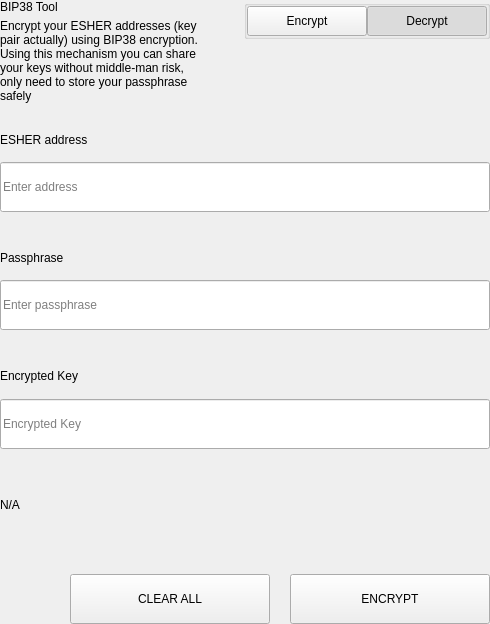
<?xml version="1.0" encoding="UTF-8"?>
<ui version="4.0">
 <class>SettingsBitToolWidget</class>
 <widget class="QWidget" name="SettingsBitToolWidget">
  <property name="geometry">
   <rect>
    <x>0</x>
    <y>0</y>
    <width>490</width>
    <height>624</height>
   </rect>
  </property>
  <property name="windowTitle">
   <string>Form</string>
  </property>
  <layout class="QVBoxLayout" name="verticalLayout">
   <property name="spacing">
    <number>0</number>
   </property>
   <property name="leftMargin">
    <number>0</number>
   </property>
   <property name="topMargin">
    <number>0</number>
   </property>
   <property name="rightMargin">
    <number>0</number>
   </property>
   <property name="bottomMargin">
    <number>0</number>
   </property>
   <item>
    <widget class="QWidget" name="left" native="true">
     <layout class="QVBoxLayout" name="verticalLayout_3">
      <property name="leftMargin">
       <number>0</number>
      </property>
      <property name="topMargin">
       <number>0</number>
      </property>
      <property name="rightMargin">
       <number>0</number>
      </property>
      <property name="bottomMargin">
       <number>0</number>
      </property>
      <item>
       <layout class="QVBoxLayout" name="verticalLayout_2">
        <property name="spacing">
         <number>0</number>
        </property>
        <item>
         <layout class="QHBoxLayout" name="horizontalLayout_3" stretch="3,1">
          <property name="spacing">
           <number>40</number>
          </property>
          <item>
           <layout class="QVBoxLayout" name="verticalLayoutTitle">
            <property name="spacing">
             <number>5</number>
            </property>
            <item>
             <widget class="QLabel" name="labelTitle">
              <property name="text">
               <string>BIP38 Tool</string>
              </property>
             </widget>
            </item>
            <item>
             <widget class="QLabel" name="labelSubtitle1">
              <property name="text">
               <string>Encrypt your ESHER addresses (key pair actually) using BIP38 encryption.
Using this mechanism you can share your keys without middle-man risk, only need to store your passphrase safely</string>
              </property>
              <property name="wordWrap">
               <bool>true</bool>
              </property>
             </widget>
            </item>
           </layout>
          </item>
          <item alignment="Qt::AlignTop">
           <widget class="QGroupBox" name="groupBox">
            <property name="title">
             <string/>
            </property>
            <property name="alignment">
             <set>Qt::AlignLeading|Qt::AlignLeft|Qt::AlignTop</set>
            </property>
            <layout class="QHBoxLayout" name="horizontalLayout_4">
             <property name="spacing">
              <number>0</number>
             </property>
             <property name="leftMargin">
              <number>0</number>
             </property>
             <property name="topMargin">
              <number>0</number>
             </property>
             <property name="rightMargin">
              <number>0</number>
             </property>
             <property name="bottomMargin">
              <number>0</number>
             </property>
             <item>
              <spacer name="horizontalSpacer">
               <property name="orientation">
                <enum>Qt::Horizontal</enum>
               </property>
               <property name="sizeHint" stdset="0">
                <size>
                 <width>40</width>
                 <height>20</height>
                </size>
               </property>
              </spacer>
             </item>
             <item>
              <widget class="QPushButton" name="pushLeft">
               <property name="minimumSize">
                <size>
                 <width>120</width>
                 <height>30</height>
                </size>
               </property>
               <property name="maximumSize">
                <size>
                 <width>120</width>
                 <height>30</height>
                </size>
               </property>
               <property name="focusPolicy">
                <enum>Qt::NoFocus</enum>
               </property>
               <property name="text">
                <string>Encrypt</string>
               </property>
               <property name="checkable">
                <bool>true</bool>
               </property>
               <property name="autoExclusive">
                <bool>true</bool>
               </property>
              </widget>
             </item>
             <item>
              <widget class="QPushButton" name="pushRight">
               <property name="minimumSize">
                <size>
                 <width>120</width>
                 <height>30</height>
                </size>
               </property>
               <property name="maximumSize">
                <size>
                 <width>120</width>
                 <height>30</height>
                </size>
               </property>
               <property name="focusPolicy">
                <enum>Qt::NoFocus</enum>
               </property>
               <property name="text">
                <string>Decrypt</string>
               </property>
               <property name="checkable">
                <bool>true</bool>
               </property>
               <property name="checked">
                <bool>true</bool>
               </property>
               <property name="autoExclusive">
                <bool>true</bool>
               </property>
              </widget>
             </item>
            </layout>
           </widget>
          </item>
         </layout>
        </item>
        <item>
         <widget class="QStackedWidget" name="stackedWidget">
          <property name="currentIndex">
           <number>1</number>
          </property>
          <widget class="QWidget" name="pageDecrypt">
           <layout class="QVBoxLayout" name="verticalLayout_5">
            <property name="spacing">
             <number>0</number>
            </property>
            <property name="leftMargin">
             <number>0</number>
            </property>
            <property name="topMargin">
             <number>0</number>
            </property>
            <property name="rightMargin">
             <number>0</number>
            </property>
            <property name="bottomMargin">
             <number>0</number>
            </property>
            <item>
             <widget class="QWidget" name="widget" native="true">
              <property name="minimumSize">
               <size>
                <width>0</width>
                <height>100</height>
               </size>
              </property>
              <layout class="QVBoxLayout" name="verticalLayout_4">
               <property name="spacing">
                <number>0</number>
               </property>
               <property name="leftMargin">
                <number>0</number>
               </property>
               <property name="topMargin">
                <number>0</number>
               </property>
               <property name="rightMargin">
                <number>0</number>
               </property>
               <property name="bottomMargin">
                <number>0</number>
               </property>
               <item>
                <spacer name="verticalSpacer_2">
                 <property name="orientation">
                  <enum>Qt::Vertical</enum>
                 </property>
                 <property name="sizeType">
                  <enum>QSizePolicy::Fixed</enum>
                 </property>
                 <property name="sizeHint" stdset="0">
                  <size>
                   <width>20</width>
                   <height>20</height>
                  </size>
                 </property>
                </spacer>
               </item>
               <item>
                <layout class="QHBoxLayout" name="horizontalLayout_6" stretch="2">
                 <property name="spacing">
                  <number>0</number>
                 </property>
                 <item>
                  <layout class="QVBoxLayout" name="verticalLayout_7">
                   <property name="spacing">
                    <number>9</number>
                   </property>
                   <item>
                    <widget class="QLabel" name="labelSubtitleKey">
                     <property name="minimumSize">
                      <size>
                       <width>0</width>
                       <height>20</height>
                      </size>
                     </property>
                     <property name="maximumSize">
                      <size>
                       <width>16777215</width>
                       <height>20</height>
                      </size>
                     </property>
                     <property name="text">
                      <string>Encrypted key</string>
                     </property>
                    </widget>
                   </item>
                   <item>
                    <widget class="QLineEdit" name="lineEditKey">
                     <property name="minimumSize">
                      <size>
                       <width>0</width>
                       <height>50</height>
                      </size>
                     </property>
                     <property name="maximumSize">
                      <size>
                       <width>16777215</width>
                       <height>50</height>
                      </size>
                     </property>
                     <property name="placeholderText">
                      <string>Enter a encrypted key</string>
                     </property>
                    </widget>
                   </item>
                  </layout>
                 </item>
                </layout>
               </item>
               <item>
                <spacer name="verticalSpacer_3">
                 <property name="orientation">
                  <enum>Qt::Vertical</enum>
                 </property>
                 <property name="sizeType">
                  <enum>QSizePolicy::Fixed</enum>
                 </property>
                 <property name="sizeHint" stdset="0">
                  <size>
                   <width>20</width>
                   <height>20</height>
                  </size>
                 </property>
                </spacer>
               </item>
               <item>
                <layout class="QVBoxLayout" name="verticalLayout_9">
                 <property name="spacing">
                  <number>9</number>
                 </property>
                 <item>
                  <widget class="QLabel" name="labelSubtitlePassphrase">
                   <property name="maximumSize">
                    <size>
                     <width>16777215</width>
                     <height>20</height>
                    </size>
                   </property>
                   <property name="text">
                    <string>Passphrase</string>
                   </property>
                  </widget>
                 </item>
                 <item>
                  <widget class="QLineEdit" name="lineEditPassphrase">
                   <property name="minimumSize">
                    <size>
                     <width>0</width>
                     <height>50</height>
                    </size>
                   </property>
                   <property name="maximumSize">
                    <size>
                     <width>16777215</width>
                     <height>50</height>
                    </size>
                   </property>
                   <property name="placeholderText">
                    <string>Enter a passphrase</string>
                   </property>
                  </widget>
                 </item>
                </layout>
               </item>
               <item>
                <spacer name="verticalSpacer_4">
                 <property name="orientation">
                  <enum>Qt::Vertical</enum>
                 </property>
                 <property name="sizeType">
                  <enum>QSizePolicy::Fixed</enum>
                 </property>
                 <property name="sizeHint" stdset="0">
                  <size>
                   <width>20</width>
                   <height>20</height>
                  </size>
                 </property>
                </spacer>
               </item>
               <item>
                <widget class="QWidget" name="widget_3" native="true">
                 <property name="sizePolicy">
                  <sizepolicy hsizetype="Preferred" vsizetype="Fixed">
                   <horstretch>0</horstretch>
                   <verstretch>0</verstretch>
                  </sizepolicy>
                 </property>
                 <layout class="QVBoxLayout" name="verticalLayout_10">
                  <property name="spacing">
                   <number>9</number>
                  </property>
                  <property name="leftMargin">
                   <number>0</number>
                  </property>
                  <property name="topMargin">
                   <number>0</number>
                  </property>
                  <property name="rightMargin">
                   <number>0</number>
                  </property>
                  <property name="bottomMargin">
                   <number>0</number>
                  </property>
                  <item>
                   <widget class="QLabel" name="labelSubtitleDecryptResult">
                    <property name="minimumSize">
                     <size>
                      <width>0</width>
                      <height>20</height>
                     </size>
                    </property>
                    <property name="maximumSize">
                     <size>
                      <width>16777215</width>
                      <height>20</height>
                     </size>
                    </property>
                    <property name="text">
                     <string>Decrypted address result</string>
                    </property>
                   </widget>
                  </item>
                  <item>
                   <widget class="QWidget" name="widget_4" native="true">
                    <layout class="QHBoxLayout" name="horizontalLayout" stretch="6,0,1">
                     <property name="spacing">
                      <number>0</number>
                     </property>
                     <property name="leftMargin">
                      <number>0</number>
                     </property>
                     <property name="topMargin">
                      <number>0</number>
                     </property>
                     <property name="rightMargin">
                      <number>0</number>
                     </property>
                     <property name="bottomMargin">
                      <number>0</number>
                     </property>
                     <item alignment="Qt::AlignVCenter">
                      <widget class="QLineEdit" name="lineEditDecryptResult">
                       <property name="minimumSize">
                        <size>
                         <width>0</width>
                         <height>50</height>
                        </size>
                       </property>
                       <property name="maximumSize">
                        <size>
                         <width>16777215</width>
                         <height>50</height>
                        </size>
                       </property>
                       <property name="placeholderText">
                        <string>Decrypted Address</string>
                       </property>
                      </widget>
                     </item>
                     <item>
                      <spacer name="horizontalSpacer_4">
                       <property name="orientation">
                        <enum>Qt::Horizontal</enum>
                       </property>
                       <property name="sizeType">
                        <enum>QSizePolicy::Fixed</enum>
                       </property>
                       <property name="sizeHint" stdset="0">
                        <size>
                         <width>20</width>
                         <height>50</height>
                        </size>
                       </property>
                      </spacer>
                     </item>
                     <item>
                      <widget class="QPushButton" name="pushButtonImport">
                       <property name="minimumSize">
                        <size>
                         <width>140</width>
                         <height>40</height>
                        </size>
                       </property>
                       <property name="text">
                        <string>Import Address</string>
                       </property>
                      </widget>
                     </item>
                    </layout>
                   </widget>
                  </item>
                 </layout>
                </widget>
               </item>
               <item>
                <widget class="QLabel" name="statusLabel_DEC">
                 <property name="maximumSize">
                  <size>
                   <width>16777215</width>
                   <height>40</height>
                  </size>
                 </property>
                 <property name="text">
                  <string/>
                 </property>
                </widget>
               </item>
               <item>
                <spacer name="verticalSpacer">
                 <property name="orientation">
                  <enum>Qt::Vertical</enum>
                 </property>
                 <property name="sizeType">
                  <enum>QSizePolicy::Preferred</enum>
                 </property>
                 <property name="sizeHint" stdset="0">
                  <size>
                   <width>20</width>
                   <height>20</height>
                  </size>
                 </property>
                </spacer>
               </item>
               <item>
                <layout class="QHBoxLayout" name="horizontalLayout_7">
                 <property name="spacing">
                  <number>0</number>
                 </property>
                 <item>
                  <spacer name="horizontalSpacer_5">
                   <property name="orientation">
                    <enum>Qt::Horizontal</enum>
                   </property>
                   <property name="sizeType">
                    <enum>QSizePolicy::Expanding</enum>
                   </property>
                   <property name="sizeHint" stdset="0">
                    <size>
                     <width>40</width>
                     <height>20</height>
                    </size>
                   </property>
                  </spacer>
                 </item>
                 <item>
                  <widget class="QPushButton" name="pushButtonDecryptClear">
                   <property name="minimumSize">
                    <size>
                     <width>200</width>
                     <height>50</height>
                    </size>
                   </property>
                   <property name="maximumSize">
                    <size>
                     <width>200</width>
                     <height>50</height>
                    </size>
                   </property>
                   <property name="text">
                    <string>CLEAR</string>
                   </property>
                  </widget>
                 </item>
                 <item>
                  <spacer name="horizontalSpacer_3">
                   <property name="orientation">
                    <enum>Qt::Horizontal</enum>
                   </property>
                   <property name="sizeType">
                    <enum>QSizePolicy::Fixed</enum>
                   </property>
                   <property name="sizeHint" stdset="0">
                    <size>
                     <width>20</width>
                     <height>20</height>
                    </size>
                   </property>
                  </spacer>
                 </item>
                 <item>
                  <widget class="QPushButton" name="pushButtonDecrypt">
                   <property name="minimumSize">
                    <size>
                     <width>200</width>
                     <height>50</height>
                    </size>
                   </property>
                   <property name="maximumSize">
                    <size>
                     <width>200</width>
                     <height>50</height>
                    </size>
                   </property>
                   <property name="text">
                    <string>DECRYPT KEY</string>
                   </property>
                  </widget>
                 </item>
                </layout>
               </item>
              </layout>
             </widget>
            </item>
           </layout>
          </widget>
          <widget class="QWidget" name="pageEncrypt">
           <layout class="QVBoxLayout" name="verticalLayout_11">
            <property name="spacing">
             <number>0</number>
            </property>
            <property name="leftMargin">
             <number>0</number>
            </property>
            <property name="topMargin">
             <number>0</number>
            </property>
            <property name="rightMargin">
             <number>0</number>
            </property>
            <property name="bottomMargin">
             <number>0</number>
            </property>
            <item>
             <spacer name="verticalSpacer_8">
              <property name="orientation">
               <enum>Qt::Vertical</enum>
              </property>
              <property name="sizeType">
               <enum>QSizePolicy::Fixed</enum>
              </property>
              <property name="sizeHint" stdset="0">
               <size>
                <width>20</width>
                <height>20</height>
               </size>
              </property>
             </spacer>
            </item>
            <item>
             <widget class="QWidget" name="containerAddressEnc" native="true">
              <layout class="QVBoxLayout" name="containerAddressEncLayout">
               <property name="spacing">
                <number>5</number>
               </property>
               <property name="leftMargin">
                <number>0</number>
               </property>
               <property name="topMargin">
                <number>0</number>
               </property>
               <property name="rightMargin">
                <number>0</number>
               </property>
               <property name="bottomMargin">
                <number>0</number>
               </property>
               <item>
                <widget class="QLabel" name="labelSubtitleAddress">
                 <property name="minimumSize">
                  <size>
                   <width>0</width>
                   <height>20</height>
                  </size>
                 </property>
                 <property name="maximumSize">
                  <size>
                   <width>16777215</width>
                   <height>20</height>
                  </size>
                 </property>
                 <property name="text">
                  <string>ESHER address</string>
                 </property>
                </widget>
               </item>
               <item>
                <widget class="QLineEdit" name="addressIn_ENC">
                 <property name="minimumSize">
                  <size>
                   <width>0</width>
                   <height>50</height>
                  </size>
                 </property>
                 <property name="placeholderText">
                  <string>Enter address</string>
                 </property>
                </widget>
               </item>
              </layout>
             </widget>
            </item>
            <item>
             <spacer name="verticalSpacer_6">
              <property name="orientation">
               <enum>Qt::Vertical</enum>
              </property>
              <property name="sizeType">
               <enum>QSizePolicy::Fixed</enum>
              </property>
              <property name="sizeHint" stdset="0">
               <size>
                <width>20</width>
                <height>20</height>
               </size>
              </property>
             </spacer>
            </item>
            <item>
             <widget class="QWidget" name="containerAddress" native="true">
              <layout class="QHBoxLayout" name="horizontalLayout_9" stretch="2">
               <property name="spacing">
                <number>0</number>
               </property>
               <property name="leftMargin">
                <number>0</number>
               </property>
               <property name="topMargin">
                <number>0</number>
               </property>
               <property name="rightMargin">
                <number>0</number>
               </property>
               <property name="bottomMargin">
                <number>0</number>
               </property>
               <item>
                <layout class="QVBoxLayout" name="verticalLayout_8">
                 <property name="spacing">
                  <number>5</number>
                 </property>
                 <item>
                  <widget class="QLabel" name="labelSubtitleMessage">
                   <property name="minimumSize">
                    <size>
                     <width>0</width>
                     <height>20</height>
                    </size>
                   </property>
                   <property name="maximumSize">
                    <size>
                     <width>16777215</width>
                     <height>20</height>
                    </size>
                   </property>
                   <property name="text">
                    <string>Passphrase</string>
                   </property>
                  </widget>
                 </item>
                 <item>
                  <widget class="QLineEdit" name="passphraseIn_ENC">
                   <property name="minimumSize">
                    <size>
                     <width>0</width>
                     <height>50</height>
                    </size>
                   </property>
                   <property name="maximumSize">
                    <size>
                     <width>16777215</width>
                     <height>50</height>
                    </size>
                   </property>
                   <property name="placeholderText">
                    <string>Enter passphrase</string>
                   </property>
                  </widget>
                 </item>
                </layout>
               </item>
              </layout>
             </widget>
            </item>
            <item>
             <spacer name="verticalSpacer_7">
              <property name="orientation">
               <enum>Qt::Vertical</enum>
              </property>
              <property name="sizeType">
               <enum>QSizePolicy::Fixed</enum>
              </property>
              <property name="sizeHint" stdset="0">
               <size>
                <width>20</width>
                <height>20</height>
               </size>
              </property>
             </spacer>
            </item>
            <item>
             <widget class="QWidget" name="widget_2" native="true">
              <property name="minimumSize">
               <size>
                <width>0</width>
                <height>75</height>
               </size>
              </property>
              <property name="maximumSize">
               <size>
                <width>16777215</width>
                <height>16777215</height>
               </size>
              </property>
              <layout class="QVBoxLayout" name="verticalLayout_6">
               <property name="leftMargin">
                <number>0</number>
               </property>
               <property name="topMargin">
                <number>0</number>
               </property>
               <property name="rightMargin">
                <number>0</number>
               </property>
               <property name="bottomMargin">
                <number>0</number>
               </property>
               <item>
                <widget class="QLabel" name="labelSubtitleEncryptedKey">
                 <property name="minimumSize">
                  <size>
                   <width>0</width>
                   <height>20</height>
                  </size>
                 </property>
                 <property name="maximumSize">
                  <size>
                   <width>16777215</width>
                   <height>20</height>
                  </size>
                 </property>
                 <property name="text">
                  <string>Encrypted Key</string>
                 </property>
                </widget>
               </item>
               <item>
                <widget class="QLineEdit" name="encryptedKeyOut_ENC">
                 <property name="minimumSize">
                  <size>
                   <width>0</width>
                   <height>50</height>
                  </size>
                 </property>
                 <property name="placeholderText">
                  <string>Encrypted Key</string>
                 </property>
                </widget>
               </item>
              </layout>
             </widget>
            </item>
            <item>
             <widget class="QLabel" name="statusLabel_ENC">
              <property name="text">
               <string notr="true">N/A</string>
              </property>
             </widget>
            </item>
            <item>
             <spacer name="verticalSpacer_5">
              <property name="orientation">
               <enum>Qt::Vertical</enum>
              </property>
              <property name="sizeType">
               <enum>QSizePolicy::Fixed</enum>
              </property>
              <property name="sizeHint" stdset="0">
               <size>
                <width>20</width>
                <height>20</height>
               </size>
              </property>
             </spacer>
            </item>
            <item>
             <layout class="QHBoxLayout" name="horizontalLayout_8">
              <property name="spacing">
               <number>0</number>
              </property>
              <item>
               <spacer name="horizontalSpacer_6">
                <property name="orientation">
                 <enum>Qt::Horizontal</enum>
                </property>
                <property name="sizeType">
                 <enum>QSizePolicy::Expanding</enum>
                </property>
                <property name="sizeHint" stdset="0">
                 <size>
                  <width>40</width>
                  <height>20</height>
                 </size>
                </property>
               </spacer>
              </item>
              <item>
               <widget class="QPushButton" name="pushButtonClear">
                <property name="minimumSize">
                 <size>
                  <width>200</width>
                  <height>50</height>
                 </size>
                </property>
                <property name="focusPolicy">
                 <enum>Qt::NoFocus</enum>
                </property>
                <property name="text">
                 <string>CLEAR ALL</string>
                </property>
               </widget>
              </item>
              <item>
               <spacer name="horizontalSpacer_2">
                <property name="orientation">
                 <enum>Qt::Horizontal</enum>
                </property>
                <property name="sizeType">
                 <enum>QSizePolicy::Fixed</enum>
                </property>
                <property name="sizeHint" stdset="0">
                 <size>
                  <width>20</width>
                  <height>20</height>
                 </size>
                </property>
               </spacer>
              </item>
              <item>
               <widget class="QPushButton" name="pushButtonEncrypt">
                <property name="minimumSize">
                 <size>
                  <width>200</width>
                  <height>50</height>
                 </size>
                </property>
                <property name="maximumSize">
                 <size>
                  <width>200</width>
                  <height>50</height>
                 </size>
                </property>
                <property name="focusPolicy">
                 <enum>Qt::NoFocus</enum>
                </property>
                <property name="text">
                 <string>ENCRYPT</string>
                </property>
               </widget>
              </item>
             </layout>
            </item>
           </layout>
          </widget>
         </widget>
        </item>
       </layout>
      </item>
     </layout>
    </widget>
   </item>
  </layout>
 </widget>
 <resources/>
 <connections/>
</ui>
